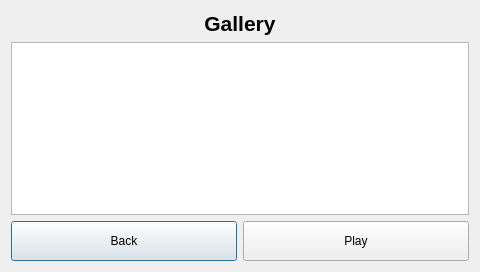
<?xml version="1.0" encoding="UTF-8"?>
<ui version="4.0">
 <class>gallery_dialog</class>
 <widget class="QDialog" name="gallery_dialog">
  <property name="geometry">
   <rect>
    <x>0</x>
    <y>0</y>
    <width>480</width>
    <height>272</height>
   </rect>
  </property>
  <property name="windowTitle">
   <string>Dialog</string>
  </property>
  <layout class="QHBoxLayout" name="horizontalLayout_2">
   <item>
    <layout class="QVBoxLayout" name="verticalLayout">
     <item>
      <widget class="QLabel" name="label">
       <property name="font">
        <font>
         <pointsize>16</pointsize>
         <weight>75</weight>
         <bold>true</bold>
        </font>
       </property>
       <property name="text">
        <string>Gallery</string>
       </property>
       <property name="alignment">
        <set>Qt::AlignCenter</set>
       </property>
      </widget>
     </item>
     <item>
      <widget class="QListWidget" name="listWidget"/>
     </item>
     <item>
      <layout class="QHBoxLayout" name="horizontalLayout">
       <item>
        <widget class="QPushButton" name="back_btn">
         <property name="sizePolicy">
          <sizepolicy hsizetype="Preferred" vsizetype="Preferred">
           <horstretch>0</horstretch>
           <verstretch>0</verstretch>
          </sizepolicy>
         </property>
         <property name="minimumSize">
          <size>
           <width>0</width>
           <height>40</height>
          </size>
         </property>
         <property name="text">
          <string>Back</string>
         </property>
        </widget>
       </item>
       <item>
        <widget class="QPushButton" name="play_btn">
         <property name="minimumSize">
          <size>
           <width>0</width>
           <height>40</height>
          </size>
         </property>
         <property name="text">
          <string>Play</string>
         </property>
        </widget>
       </item>
      </layout>
     </item>
    </layout>
   </item>
  </layout>
 </widget>
 <resources/>
 <connections/>
</ui>
